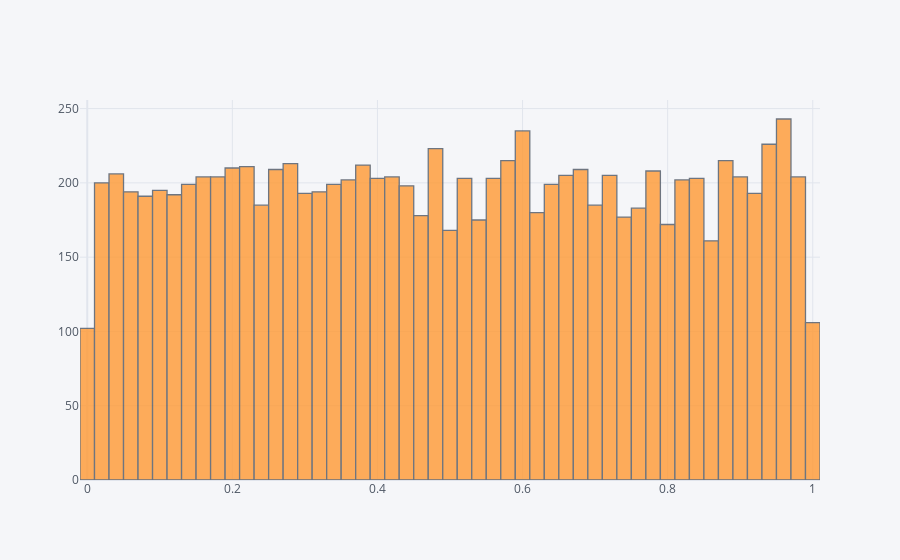

Source (notebook cell):
### Markdown cell above
#### (1) iplot() 으로 histogram 타입 그래프 그려보기

### Code cell
import chart_studio.plotly as py
import cufflinks as cf
cf.go_offline(connected = True)

df.iplot(kind = 'histogram')

### Figure 1 — Plotly figure (JSON) as saved in the notebook; plotly's stock layout.template omitted (floating-point values rounded to 4 significant figures; data arrays with more than 128 entries replaced by an {"elided": "..."} marker saying what was removed)
{"data": [{"histfunc": "count", "histnorm": "", "marker": {"color": "rgba(255, 153, 51, 1.0)", "line": {"color": "#4D5663", "width": 1.3}}, "name": "A", "opacity": 0.8, "orientation": "v", "type": "histogram", "x": {"elided": "10000 float values"}}], "layout": {"barmode": "overlay", "legend": {"bgcolor": "#F5F6F9", "font": {"color": "#4D5663"}}, "paper_bgcolor": "#F5F6F9", "plot_bgcolor": "#F5F6F9", "title": {"font": {"color": "#4D5663"}}, "xaxis": {"gridcolor": "#E1E5ED", "showgrid": true, "tickfont": {"color": "#4D5663"}, "title": {"font": {"color": "#4D5663"}, "text": ""}, "zerolinecolor": "#E1E5ED"}, "yaxis": {"gridcolor": "#E1E5ED", "showgrid": true, "tickfont": {"color": "#4D5663"}, "title": {"font": {"color": "#4D5663"}, "text": ""}, "zerolinecolor": "#E1E5ED"}}}
